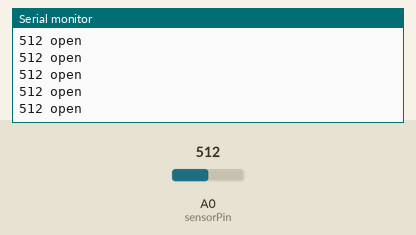
The sketch below on a simulated Arduino Uno, built with avr-gcc and run on an emulated ATmega328P. On the bench: the last lines printed to the serial monitor. The test bench sets the inputs (shaded band); at power-on: A0 (sensorPin) = 512.

Above: at 1.2 s.
1.3 s: A0 (sensorPin) set to 11
At 1.56 s:
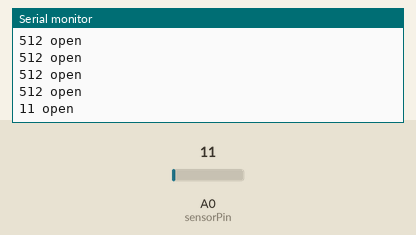
2.8 s: A0 (sensorPin) set to 8
At 2.96 s:
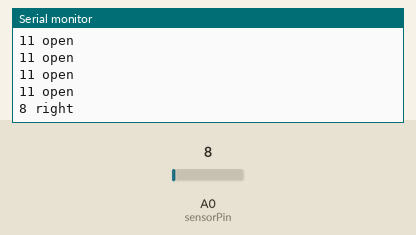

The sketch:

test_lcdbuttons.ino
```cpp
#include <Streaming.h>
int sensorPin = A0;    // select the input pin for the potentiometer

void setup() {
  Serial.begin(9600);
}

char const * decode(int button) {
  switch (button / 10) {
    case 74: return "select";
    case 50: return "left";
    case 32: return "down";
    case 14: return "up";
    case  0:
    return "right";
  }
  return "open";
}

void loop() {
  // read the value from the sensor:
  int button = analogRead(sensorPin);
  Serial << button << " " << decode(button) << endl;
  delay (200);
}

/*

Open = 1023
                     143
                     Up
Select     Left                Right
 740,741    503     Down        0
                   329,328

*/
```

Measured:
- the behaviour switches between 10 and 9 on A0 (sensorPin) (found by bisection; images 1 and 2)
- after the input at 1.3 s, the serial monitor: prints a new line after 0.10 s (image 1)
- after the input at 2.8 s, the serial monitor: prints a new line at once (image 2)
